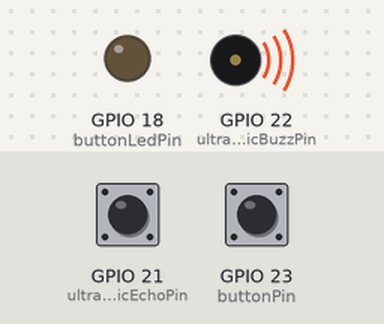
Bench run of a sketch on a simulated ESP32. Parts: output pins drawn as LEDs (lit = HIGH), buzzer (waves = sounding). The inputs (shaded band) are chosen by the test bench; at power-on: GPIO 21 (ultrasonicEchoPin) LOW, GPIO 23 (buttonPin) LOW. USB keyboard and mouse output is not drawn; pins used as bus, display or sensor lines are not drawn.

Above: at 1.8 s.
1.9 s: GPIO 21 (ultrasonicEchoPin) pulsed HIGH 2 times (0.12 s each, 0.3 s apart)
At 3.0 s:
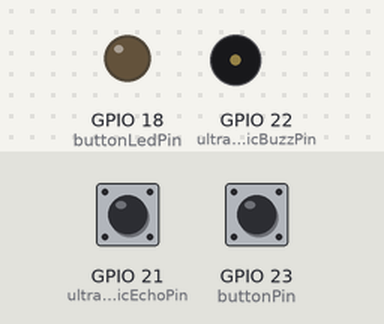
Timing chart, 0 to 10.8 s (numbered marks = the images above; inputs shaded):
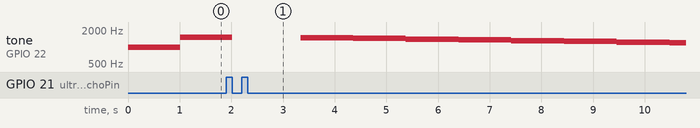

Measured:
- by itself, tone on GPIO 22 (ultrasonicBuzzPin): plays 1460 Hz for 1.0 s, 1420 Hz for 1.0 s, 1380 Hz for 1.0 s, 1340 Hz for 1.0 s, 1300 Hz for 1.0 s, 1260 Hz for 1.0 s … (8 notes in this stretch)

The sketch:

esp32_device.ino
```cpp
#include <Arduino.h>
#include <BleGamepad.h>

const int X_BUTTON = 1;

const int NUM_BUTTONS = 13;

const int ultrasonicBuzzPin = 22;
const int buttonLedPin = 18;
const int ultrasonicTrigPin = 15;
const int ultrasonicEchoPin = 21;
const int buttonPin = 23;

int currentBuzz = 1500;

BleGamepad gamepad{ "Ellie Remote", "Ellie", 100 };

void setup() {
  Serial.begin(115200);

  pinMode(ultrasonicBuzzPin, OUTPUT);
  pinMode(buttonLedPin, OUTPUT);
  pinMode(ultrasonicTrigPin, OUTPUT);
  pinMode(ultrasonicEchoPin, INPUT);
  pinMode(buttonPin, INPUT);

  BleGamepadConfiguration gamepadConfig;
  gamepadConfig.setAutoReport(false);
  gamepadConfig.setControllerType(CONTROLLER_TYPE_GAMEPAD);

  gamepadConfig.setButtonCount(NUM_BUTTONS);

  gamepad.begin(&gamepadConfig);

  tone(ultrasonicBuzzPin, 1000, 2000);
}

void loop() {
  // put your main code here, to run repeatedly:
  const int buttonState = digitalRead(buttonPin);
  if (buttonState == HIGH) {
    digitalWrite(buttonLedPin, LOW);
  } else {
    digitalWrite(buttonLedPin, LOW);
  }

  digitalWrite(ultrasonicTrigPin, LOW);
  delay(2);

  digitalWrite(ultrasonicTrigPin, HIGH);
  delay(10);
  digitalWrite(ultrasonicTrigPin, LOW);

  float timeTaken = pulseIn(ultrasonicEchoPin, HIGH);
  float distance = (timeTaken * 0.034) / 2;

  if (distance <= 40) {
    // digitalWrite(ultrasonicLedPin, HIGH);
    tone(ultrasonicBuzzPin, currentBuzz);

    currentBuzz -= 40;

    if (currentBuzz == 500) {
      currentBuzz = 1500;
    }
  } else {
    // digitalWrite(ultrasonicLedPin, LOW);
    noTone(ultrasonicBuzzPin);
  }

  if (gamepad.isConnected()) {
    if (buttonState == LOW) {
      gamepad.press(X_BUTTON);
    } else {
      gamepad.release(X_BUTTON);
    }

    gamepad.sendReport();

    delay(8);
  }
}
```
